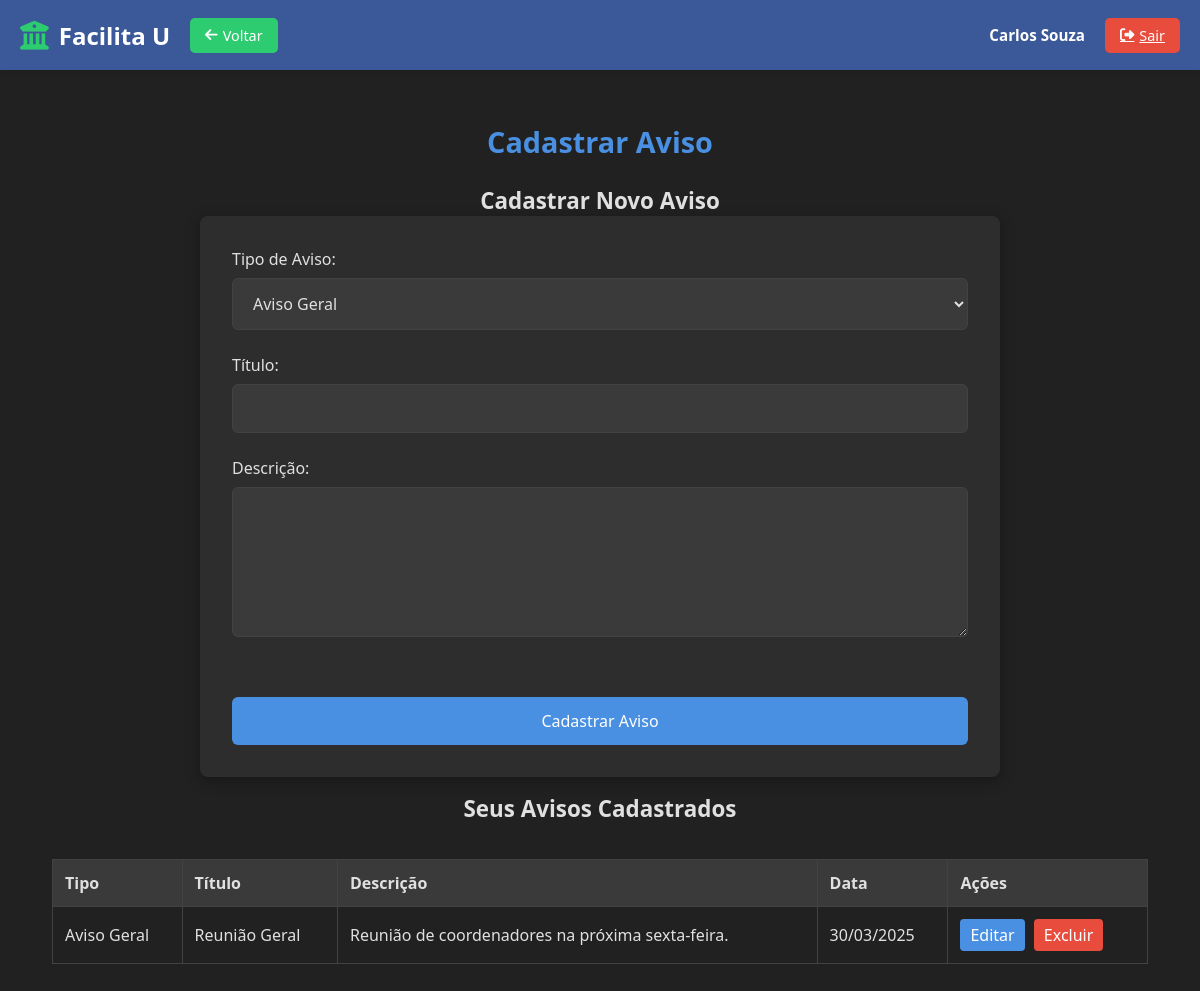
Page /Código/FacilitaU_proj/cadastrar_aviso.php (signed in) on the committed database.
### tables this page shows
CREATE TABLE Avisos (
    aviso_id INT AUTO_INCREMENT PRIMARY KEY COMMENT 'Identificador único do aviso',
    usuario_id INT NOT NULL COMMENT 'ID do usuário que criou o aviso (referência à tabela Usuarios)',
    tipo_aviso ENUM('aviso', 'oportunidade') DEFAULT 'aviso' COMMENT 'Tipo de publicação (aviso geral ou oportunidade)',
    titulo VARCHAR(100) NOT NULL COMMENT 'Título do aviso',
    descricao TEXT COMMENT 'Descrição detalhada do aviso',
    data_publicacao DATE NOT NULL COMMENT 'Data de publicação do aviso',
    FOREIGN KEY (usuario_id) REFERENCES Usuarios(usuario_id) ON DELETE CASCADE
)COMMENT 'Tabela de avisos e oportunidades acadêmicas';

### Código/FacilitaU_proj/cadastrar_aviso.php (the view, shortened to what this page needs)
<?php
include 'config.php';
include 'header.php';
$usuario_id = $_SESSION['usuario_id'];
$editar_id = null;
$editar_dados = null;
$sql = "SELECT * FROM Avisos WHERE usuario_id = ? ORDER BY data_publicacao DESC";
$stmt = $conn->prepare($sql);
$stmt->bind_param("i", $usuario_id);
$stmt->execute();
$result = $stmt->get_result();
?>
<link rel="stylesheet" href="CSS/cadastrar_avisos.css">
<link rel="stylesheet" href="CSS/editarCadastroPC.css">
<h2>Cadastrar Aviso</h2>
<h3><?php echo isset($editar_id) ? "Editar Aviso" : "Cadastrar Novo Aviso"; ?></h3>
<form method="POST" action="cadastrar_aviso.php">
    <label for="tipo_aviso">Tipo de Aviso:</label>
    <select name="tipo_aviso" id="tipo_aviso" required>
        <option value="aviso" <?php echo (isset($editar_dados) && $editar_dados['tipo_aviso'] == 'aviso') ? 'selected' : ''; ?>>Aviso Geral</option>
    </select>
    <label for="titulo">Título:</label>
    <input type="text" name="titulo" id="titulo"
           value="<?php echo isset($editar_dados) ? htmlspecialchars($editar_dados['titulo']) : ''; ?>" required>
    <label for="descricao">Descrição:</label>
    <textarea name="descricao" id="descricao" required><?php echo isset($editar_dados) ? htmlspecialchars($editar_dados['descricao']) : ''; ?></textarea>
    <div class="button-group">
        <button type="submit"><?php echo isset($editar_id) ? "Atualizar" : "Cadastrar Aviso"; ?></button>
    </div>
</form>
<h3>Seus Avisos Cadastrados</h3>
<?php
if ($result->num_rows > 0) {
    echo "<div class='avisos-container'>";
    echo "<table>";
    echo "<thead><tr><th>Tipo</th><th>Título</th><th>Descrição</th><th>Data</th><th>Ações</th></tr></thead>";
    echo "<tbody>";
    while ($row = $result->fetch_assoc()) {
        echo "<tr>";
        echo "<td>" . ($row['tipo_aviso'] == 'aviso' ? 'Aviso Geral' : 'Oportunidade') . "</td>";
        echo "<td>" . htmlspecialchars($row['titulo']) . "</td>";
        echo "<td>" . htmlspecialchars(substr($row['descricao'], 0, 100)) . (strlen($row['descricao']) > 100 ? '...' : '') . "</td>";
        echo "<td>" . date('d/m/Y', strtotime($row['data_publicacao'])) . "</td>";
        echo "<td class='actions'>";
        echo "<a href='cadastrar_aviso.php?editar=" . $row['aviso_id'] . "' class='edit-btn'>Editar</a> ";
        echo "<a href='cadastrar_aviso.php?excluir=" . $row['aviso_id'] . "' class='delete-btn' onclick='return confirm(\"Tem certeza que deseja excluir este aviso?\")'>Excluir</a>";
        echo "</td>";
        echo "</tr>";
    }
    echo "</tbody>";
    echo "</table>";
    echo "</div>";
} else {
    echo "<p>Nenhum aviso cadastrado.</p>";
}
?>
</body>
</html>

### Código/FacilitaU_proj/CSS/header.css (style rules this page uses)
:root { --primary-color: #3b5998; --secondary-color: #2ecc71; --text-light: #fff; --text-dark: #333; --header-height: 70px; --danger-color: #e74c3c; }

### Código/FacilitaU_proj/CSS/cadastrar_avisos.css (style rules this page uses)
:root { --bg-primary: #212121; --bg-secondary: #2d2d2d; --bg-tertiary: #3a3a3a; --text-primary: #e0e0e0; --text-secondary: #cccccc; --accent-color: #4a90e2; --success-color: #2ecc71; --error-color: #e74c3c; --border-color: #424242; }
* { margin: 0; padding: 0; box-sizing: border-box; font-family: "Segoe UI", Tahoma, Geneva, Verdana, sans-serif; }
body { background-color: var(--bg-primary); color: var(--text-primary); min-height: 100vh; padding: 2rem; transition: background-color 0.4s ease, color 0.4s ease; }
h2 { color: var(--accent-color); margin-bottom: 1.5rem; font-size: 1.8rem; text-align: center; transition: color 0.3s ease; }
form { max-width: 800px; margin: 0 auto; background-color: var(--bg-secondary); padding: 2rem; border-radius: 8px; box-shadow: 0 4px 15px rgba(0, 0, 0, 0.3); transition: background-color 0.4s ease; }
label { display: block; margin-bottom: 0.5rem; color: var(--text-primary); font-weight: 500; }
select, input, textarea { width: 100%; padding: 0.8rem 1rem; margin-bottom: 1.5rem; background-color: var(--bg-tertiary); border: 1px solid var(--border-color); border-radius: 6px; color: var(--text-primary); font-size: 1rem; transition: border-color 0.3s ease, box-shadow 0.3s ease, background-color 0.3s ease; }
textarea { min-height: 150px; resize: vertical; }
button[type="submit"] { background-color: var(--accent-color); color: white; border: none; padding: 0.8rem 1.5rem; border-radius: 6px; font-size: 1rem; font-weight: 500; cursor: pointer; transition: background-color 0.3s ease; width: 100%; margin-top: 1rem; }

### Código/FacilitaU_proj/CSS/editarCadastroPC.css (style rules this page uses)
.avisos-container { margin-top: 20px; overflow-x: auto; }
table { width: 100%; border-collapse: collapse; margin-top: 15px; }
table, th, td { border: 1px solid var(--border-color); }
th, td { padding: 12px; text-align: left; }
th { background-color: var(--bg-tertiary); color: var(--text-primary); }
.actions { white-space: nowrap; }
.edit-btn { background-color: var(--accent-color); color: white; padding: 5px 10px; text-decoration: none; border-radius: 4px; margin-right: 5px; display: inline-block; }
.delete-btn { background-color: var(--error-color); color: white; padding: 5px 10px; text-decoration: none; border-radius: 4px; display: inline-block; }
.button-group { display: flex; gap: 15px; align-items: center; margin-top: 15px; }
h3 { font-size: 1.4rem; text-align: center; margin-top: 1rem; }

### rows in the picture
avisos: tipo_aviso "Aviso Geral", titulo "Reunião Geral", descricao "Reunião de coordenadores na próxima sexta-feira.", data_publicacao "30/03/2025"

### other values in the picture
$_SESSION['nome'] "Carlos Souza"
